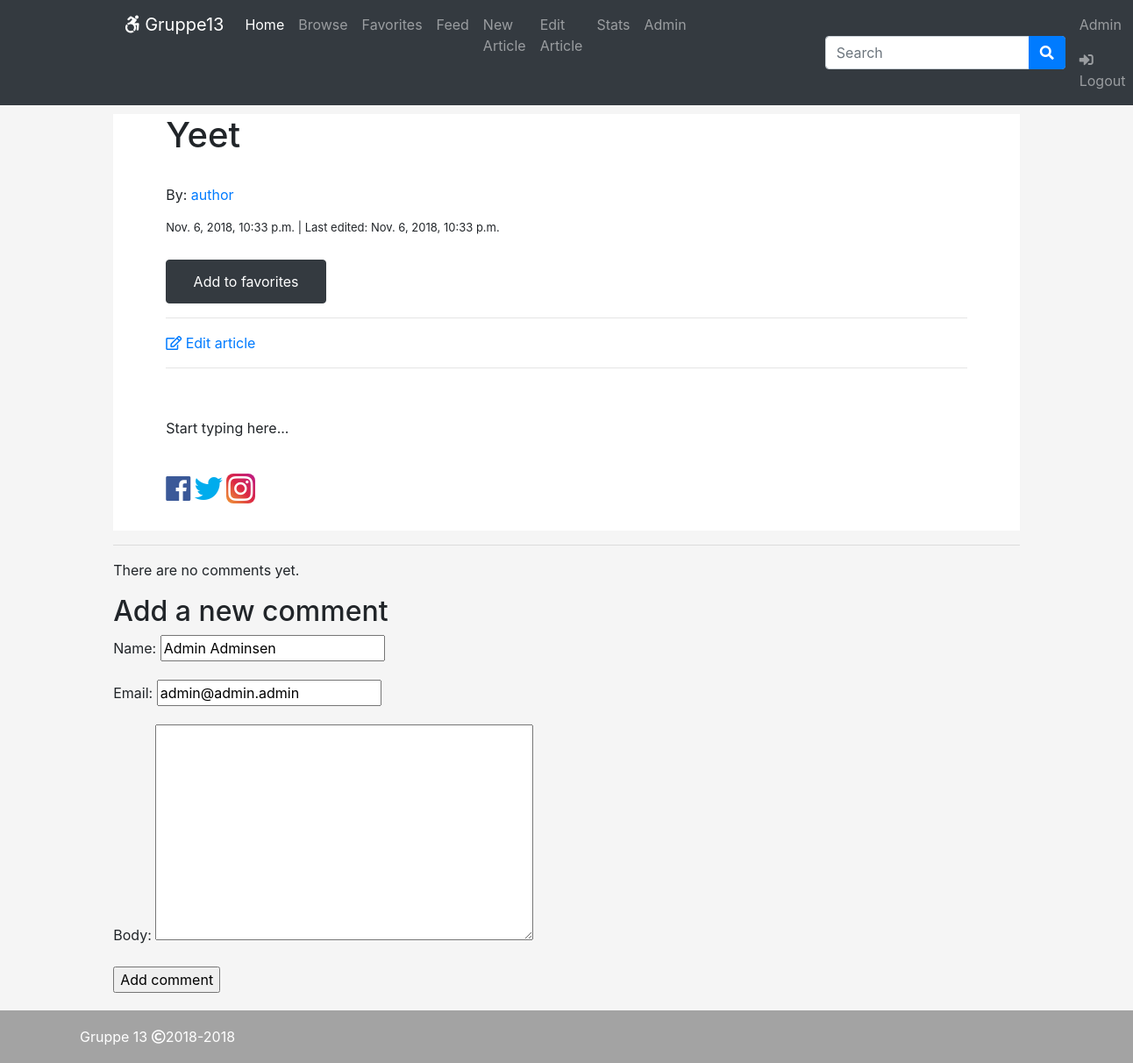
Page /post/1/ (signed in) on the committed database.
### catalog/models.py (models this page shows, shortened)
class User(AbstractUser):
    username = None
    email = models.EmailField('email address', unique=True)
    bool_is_author = models.BooleanField(default=False, help_text='Designates whether user is an author', verbose_name='Author')
    bool_is_editor = models.BooleanField(default=False, help_text='Designates whether user is an editor', verbose_name='Editor')
    bool_is_executive_editor = models.BooleanField(default=False, help_text='Designates whether user is an executive editor', verbose_name='Executive editor')
    first_name = models.CharField('first name', max_length = 30, blank=False)
    last_name = models.CharField('last name', max_length = 30, blank=False)
    bio = models.TextField(blank=True)
    USERNAME_FIELD = 'email'
    REQUIRED_FIELDS = []
    profile_pic = models.ImageField(default='default_profile_pic.jpg', blank=True, max_length=300)
    favorites = models.ManyToManyField('Article', related_name='favorites', blank=True)
    subscribe_author = models.ManyToManyField('User', blank=True)
    subscribe_tag = models.ManyToManyField('Tag', related_name='subscribe_tag', blank=True)
    objects = UserManager()
    def is_author(self):
        return self.is_superuser or self.bool_is_author
    def is_editor(self):
        return self.bool_is_executive_editor or self.bool_is_editor or self.is_superuser
    def is_executive_editor(self):
        return self.is_superuser or self.bool_is_executive_editor
    def name(self):
        return self.first_name + " " + self.last_name

class Article(models.Model):
    author = models.ManyToManyField(User, related_name='author', limit_choices_to={'bool_is_author': True}, blank=True)
    title = models.CharField(max_length=100)
    text = models.TextField(default='Start typing here...')
    thumb = models.ImageField(default='default.png', blank=True, max_length=300)
    pub_date = models.DateTimeField(auto_now_add=True)
    tag = models.ManyToManyField(Tag, related_name='article_tag', blank=True)
    layout_choices = (('LO1', 'Normal'),
             ('LO2', 'Two columns'),
             ('LO3', 'Picture in middle'))
    layout = models.CharField(max_length=3, choices=layout_choices,default='LO1')
    is_published = models.BooleanField(default=False, help_text='Publish article')
    is_reviewed = models.BooleanField(default=False, help_text='Review article')
    assigned_proof_read = models.ManyToManyField(User, related_name="proof_read", limit_choices_to={'bool_is_editor': True}, blank = True)
    last_edited = models.DateTimeField(auto_now=True, blank=True)
    def get_image(self):
        if not self.thumb:
            return '/media/default.png'
        else:
            return self.thumb.url
    class Meta:
        ordering = ['-pub_date', ]

### catalog/views.py (the view)
# urls.py: path('post/<int:pk>/', views.post_detail, name='post_detail'),
def post_detail(request, pk):
    article = get_object_or_404(Article, pk=pk)
    comments = article.comments.filter(active=True)
    ratecomments = article.ratecomments.filter(active=True)
    comment_form = ""
    ratecomment_form = ""
    u = request.user
    if request.method == 'GET':
        if 'favorite' in request.GET and u.is_authenticated:
            print(request.POST)
            u.favorites.add(article)
            u.save()
            messages.success(request, 'Article added to favorites!')
        if 'delete' in request.GET and u.is_authenticated:
            u.favorites.remove(article)
            u.save()
            messages.success(request, 'Article removed from favorites!')
    if request.method == 'POST':
        if request.method == 'POST' and not article.is_published:
            comment_form = CommentForm(data=request.POST)
            if comment_form.is_valid():
                new_comment = comment_form.save(commit=False)
                new_comment.post = article
                new_comment.save()
                messages.success(request, 'Your comment has been successfully added to the article')
    else:
        if request.user.is_authenticated:
            comment_form = CommentForm(initial={'name': request.user.name, 'email': request.user.email})
    if request.method == 'POST' and article.is_published == True:
        ratecomment_form = RateCommentForm(data=request.POST)
        if ratecomment_form.is_valid():
            new_ratecomment = ratecomment_form.save(commit=False)
            new_ratecomment.post = article
            new_ratecomment.save()
            messages.success(request, 'Your comment has been successfully added to the article')
    else:
        if request.user.is_authenticated:
            ratecomment_form = RateCommentForm(initial={'name': request.user.name, 'email': request.user.email})
    context = {
        'article': article,
        'comments': comments,
        'comment_form': comment_form,
        'ratecomment_form': ratecomment_form,
        'ratecomments': ratecomments,
    }
    return render(request, 'post_detail.html', context=context)

### catalog/forms.py
class CommentForm(forms.ModelForm):
    class Meta:
        model = Comment
        fields = ('name', 'email', 'body')

class RateCommentForm(forms.ModelForm):
    class Meta:
        model = RateComment
        fields = ('name', 'email', 'body', 'rating')

### catalog/models.py (called while the page is built)
    def __str__(self):
        return self.color

### catalog/templatetags/color_tag.py (called while the page is built)
@register.simple_tag
def get_colors():
    print("get_colors called")
    print(ColorScheme.objects.all())
    colors = ColorScheme.objects.all()
    color = ''
    for i in colors:
        color = i
    css = '#hei { background-color: ' + str(color) + ' !important;}'
    return css

### catalog/templates/post_detail.html (shortened to what this page needs)
{% extends 'base_template.html' %}
{% block content %}
    <div id="content">
        <h1>{{ article.title }}</h1>
        <br>
        <p class="authors"> By:
            {% for author in article.author.all %}
                {% if author.first_name != "" %}
                    <a href="{% url 'profile' id=author.id %}">
                    {{ author.first_name }}
                {% endif %}
            {% endfor %}
            </a>
        </p>
        <p class="dateTime">
            {{ article.pub_date }} | Last edited: {{ article.last_edited }}
        </p>
        {% if user.is_authenticated %}
            <form method="GET">
                {% if article in user.favorites.all %}
                    <input type="submit" value="Remove from favorites" name="delete" class="favorite"></input>
                {% else %}
                    <input type="submit" value="Add to favorites" name="favorite" class="favorite"></input>
                {% endif %}
            </form>
                {% if user in article.assigned_proofread.all or user in article.author.all or user.is_executive_editor%}
                    <hr>
                    <a href="{% url 'post_edit' pk=article.id %}"><span class="far fa-edit"></span> Edit article </a>
                {% endif %}
        {% endif %}
        <hr>
        {%if article.layout == 'LO1' %}
            <img src="{{article.get_image}}" style="max-width: 70%; height:auto;"/>
            <p>{{ article.text|safe }}</p>
        {% endif %}
        <br>
        <a target="_blank" href="https://www.facebook.com/sharer/sharer.php?u=localhost/{{request.get_full_path}}" style="color:#3b5998;" class="social fab fa-facebook"></a>
        <a target="_blank" href="#" style="color:#00aced;" class="social fab fa-twitter"></a>
        <a target="_blank" href="#" class="social fab fa-instagram"></a>
        <br>
    </div>
    <hr>
    {% if not article.is_published %}
        {% for comment in comments %}
        <div class="comment">
            <p class="info">{{ comment.name }} <br><span style="font-size:12px;">{{ comment.created }}</span></p>
            {{ comment.body|linebreaks }}
        </div>
        <hr>
        {% empty %}
        <p>There are no comments yet.</p>
        {% endfor %}
        {% if comment_form %}
            {% if new_comment %}
            <h2>Your comment has been added.</h2>
            {% else %}
            <h2>Add a new comment</h2>
            <form action="." method="post">
                {{ comment_form.as_p }}
                <p><input type="submit" value="Add comment"></p>
            </form>
        {%  endif %}
    {% endif %}
    {% endif %}
{% endblock %}

### catalog/templates/base_template.html (shortened to what this page needs)
<!DOCTYPE html>
<html lang="en">
<head>
    <link href="https://stackpath.bootstrapcdn.com/bootstrap/4.1.3/css/bootstrap.min.css" rel="stylesheet">
    <link rel="stylesheet" href="https://use.fontawesome.com/releases/v5.3.1/css/all.css">
        {%load color_tag%}
</head>
<body>
    <nav id="hei" class="navbar navbar-expand-lg navbar-dark bg-dark" >
        <div class="class = navbar-nav navWrapper">
            <div class="navbar-nav">
                <a href="{% url 'index' %}"class="navbar-brand" ><span class="fab fa-accessible-icon"></span> Gruppe13</a>
                <a href="{% url 'index' %}" class="navbar-item nav-link active" >Home</a>
                <a href="{%url 'browse' %}" class="navbar-item nav-link mr-auto" >Browse</a>
                {% if user.is_authenticated %}
                <a href="{%url 'favorites' %}" class="navbar-item nav-link mr-auto" >Favorites</a>
                <a href="{%url 'feed' %}" class="navbar-item nav-link mr-auto" >Feed</a>
                {% endif %}
                {% if user.is_author %}
                <a href="{%url 'post_new' %}" class="navbar-item nav-link mr-auto" >New Article</a>
                {% endif %}
                {% if user.is_editor or user.is_author %}
                <a href="{%url 'editor' %}" class="navbar-item nav-link mr-auto" >Edit Article</a>
                {% endif %}
                {% if user.is_executive_editor %}
                <a href="{%url 'analyze' %}" class="navbar-item nav-link mr-auto" >Stats</a>
                {% endif %}
                {% if user.is_superuser %}
                <a href="../../../admin" class="navbar-item nav-link mr-auto" >Admin</a>
                {% endif %}
                <span class="navbar-item nav-link mr-auto" style="min-width:150px;"></span>
                <form class="form-inline" method="GET" action="{% url 'search' %}">
                    <input class="form-control mr-sm-2" name="q" type="search" placeholder="Search" aria-label="Search">
                    <button class="btn btn-primary my-2 my-sm-0 btnSearch" type="submit"><span class="fas fa-search"></span></button>
                </form>
            </div>
            <div class="nav navbar-nav navbar-right ml-auto">
                {% if user.is_authenticated %}
                <a href="{% url 'profile' id=user.id %}" class="navbar-item nav-link"></span> {{user.first_name}}</a>
                <a href="{% url 'logout' %}?next={{request.path}}" class="navbar-item nav-link"><span class="fas fa-sign-in-alt"></span> Logout</a>
                {% else %}
                <a href="{% url 'register' %}" class="navbar-item nav-link"><span class="fas fa-user-plus"></span> Sign up</a>
                <a href="{% url 'login' %}?next={{request.path}}" class="navbar-item nav-link"><span class="fas fa-sign-in-alt"></span> Login</a>
                {% endif %}
            </div>
        </div>
    </nav>
    <div class="content">
        {% block content %}
        {% endblock %}
    </div>
    <footer class="footer">
      <div class="container">
        <span style="color:white;">Gruppe 13  <span class="far fa-copyright"></span>2018-2018</span>
      </div>
    </footer>
</body>
</html>

### rows in the picture
User: first_name "Admin", email "admin@admin.admin"
Article: title "Yeet", pub_date "Nov. 6, 2018, 10:33 p.m.", last_edited "Nov. 6, 2018, 10:33 p.m.", get_image (placeholder picture), text "Start typing here..."
User: first_name "author"
